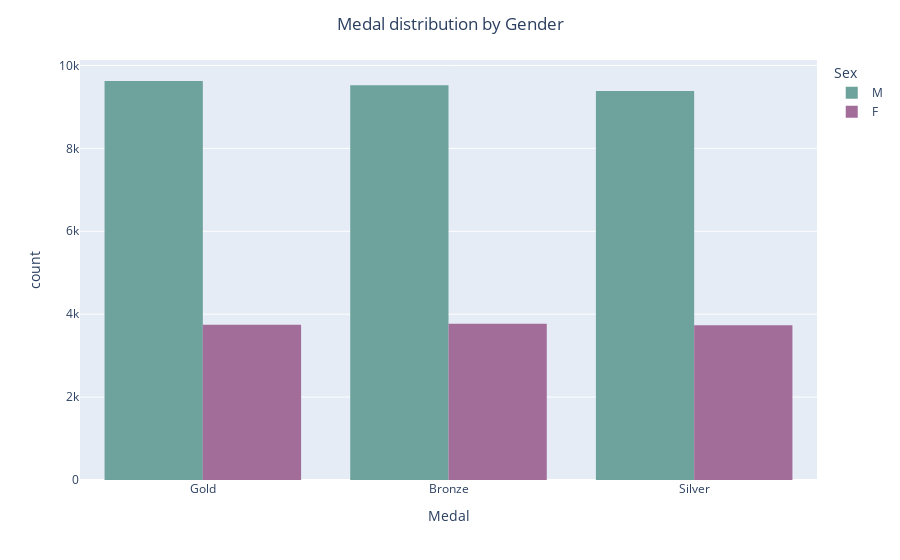

Write notebook code for a chart like this one.
### Markdown cell above
The gender disparity has narrowed down since 2000 at a rapid speed and the Tokyo Olympics 2020 is the most gender equal games of all time, with women comprising almost 49% of the total participants.
\
<img src="https://images.unsplash.com/photo-1561542313-b23c8ff631f9?ixid=MnwxMjA3fDB8MHxwaG90by1wYWdlfHx8fGVufDB8fHx8&ixlib=rb-1.2.1&auto=format&fit=crop&w=1051&q=80" width=500 
height=500 />

### Code cell
fig = px.histogram(df_medal, df_medal['Medal'], color = 'Sex', barmode='group', color_discrete_map = {'M' :'#6da39c', 'F':'#a36d9a' })
fig.update_layout(title_text='Medal distribution by Gender', title_x=0.5)

### Figure 1 — Plotly figure (JSON) as saved in the notebook; plotly's stock layout.template omitted (floating-point values rounded to 4 significant figures; data arrays with more than 128 entries replaced by an {"elided": "..."} marker saying what was removed)
{"data": [{"alignmentgroup": "True", "bingroup": "x", "hovertemplate": "Sex=M<br>Medal=%{x}<br>count=%{y}<extra></extra>", "legendgroup": "M", "marker": {"color": "#6da39c", "pattern": {"shape": ""}}, "name": "M", "offsetgroup": "M", "orientation": "v", "showlegend": true, "type": "histogram", "x": {"elided": "28530 str values"}, "xaxis": "x", "yaxis": "y"}, {"alignmentgroup": "True", "bingroup": "x", "hovertemplate": "Sex=F<br>Medal=%{x}<br>count=%{y}<extra></extra>", "legendgroup": "F", "marker": {"color": "#a36d9a", "pattern": {"shape": ""}}, "name": "F", "offsetgroup": "F", "orientation": "v", "showlegend": true, "type": "histogram", "x": {"elided": "11253 str values"}, "xaxis": "x", "yaxis": "y"}], "layout": {"barmode": "group", "legend": {"title": {"text": "Sex"}, "tracegroupgap": 0}, "margin": {"t": 60}, "title": {"text": "Medal distribution by Gender", "x": 0.5}, "xaxis": {"anchor": "y", "domain": [0, 1], "title": {"text": "Medal"}}, "yaxis": {"anchor": "x", "domain": [0, 1], "title": {"text": "count"}}}}
